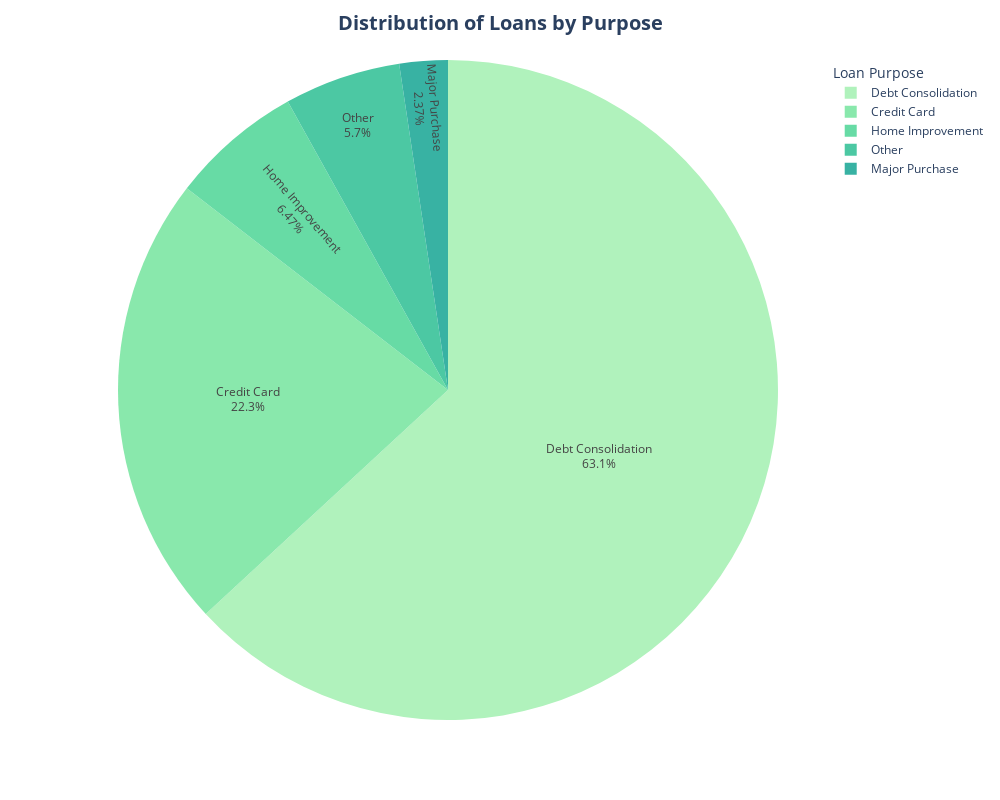

Here is the notebook cell this chart was saved with:
### Code cell
# Pull the top 5 loan purposes
loan_purpose_counts = lending_df['purpose'].value_counts().head(5)

# Create the chart
fig = px.pie(names=loan_purpose_counts.index, values=loan_purpose_counts.values, 
             labels={'label': 'Loan Purpose', 'value': 'Count'}, 
             category_orders={"names": ['Debt Consolidation', 'Credit Card', 'Home Improvement', 'Other', 'Major Purchase']},
             width=1000, 
             height= 800, 
             color_discrete_sequence=px.colors.sequential.Tealgrn)

fig.update_traces(textinfo='percent+label')

# Update the labels
new_labels = {'debt_consolidation': 'Debt Consolidation',
              'credit_card': 'Credit Card',
              'home_improvement': 'Home Improvement',
              'other': 'Other',
              'major_purchase': 'Major Purchase'}
for i, name in enumerate(fig.data[0].labels):
    if name in new_labels:
        fig.data[0].labels[i] = new_labels[name]

# Update layout and show
fig.update_layout(
    title=dict(text="<b>Distribution of Loans by Purpose</b>", font=dict(size=20), x=0.5),
    legend_title= "Loan Purpose"
)
fig.show()

### Figure 1 — Plotly figure (JSON) as saved in the notebook; plotly's stock layout.template omitted (floating-point values rounded to 4 significant figures)
{"data": [{"direction": "clockwise", "domain": {"x": [0, 1], "y": [0, 1]}, "hovertemplate": "label=%{label}<br>value=%{value}<extra></extra>", "labels": ["Debt Consolidation", "Credit Card", "Home Improvement", "Other", "Major Purchase"], "legendgroup": "", "name": "", "showlegend": true, "sort": false, "textinfo": "percent+label", "type": "pie", "values": [234507, 83019, 24030, 21185, 8790]}], "layout": {"height": 800, "legend": {"title": {"text": "Loan Purpose"}, "tracegroupgap": 0}, "margin": {"t": 60}, "piecolorway": ["rgb(176, 242, 188)", "rgb(137, 232, 172)", "rgb(103, 219, 165)", "rgb(76, 200, 163)", "rgb(56, 178, 163)", "rgb(44, 152, 160)", "rgb(37, 125, 152)"], "title": {"font": {"size": 20}, "text": "<b>Distribution of Loans by Purpose</b>", "x": 0.5}, "width": 1000}}
